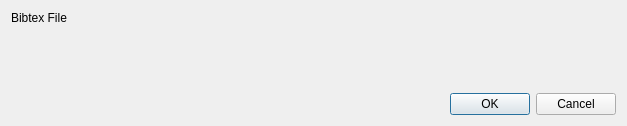
<?xml version="1.0" encoding="UTF-8"?>
<ui version="4.0">
 <class>PreferencesDialog</class>
 <widget class="QDialog" name="PreferencesDialog">
  <property name="geometry">
   <rect>
    <x>0</x>
    <y>0</y>
    <width>627</width>
    <height>126</height>
   </rect>
  </property>
  <property name="windowTitle">
   <string>Dialog</string>
  </property>
  <layout class="QVBoxLayout" name="verticalLayout">
   <item>
    <layout class="QFormLayout" name="formLayout">
     <property name="sizeConstraint">
      <enum>QLayout::SetNoConstraint</enum>
     </property>
     <property name="fieldGrowthPolicy">
      <enum>QFormLayout::ExpandingFieldsGrow</enum>
     </property>
     <item row="0" column="0">
      <widget class="QLabel" name="bibtexFileLabel">
       <property name="text">
        <string>Bibtex File</string>
       </property>
      </widget>
     </item>
     <item row="0" column="1">
      <widget class="FileBrowserInputWidget" name="bibtexFileBrowse" native="true"/>
     </item>
    </layout>
   </item>
   <item>
    <widget class="QDialogButtonBox" name="buttonBox">
     <property name="orientation">
      <enum>Qt::Horizontal</enum>
     </property>
     <property name="standardButtons">
      <set>QDialogButtonBox::Cancel|QDialogButtonBox::Ok</set>
     </property>
    </widget>
   </item>
  </layout>
 </widget>
 <customwidgets>
  <customwidget>
   <class>FileBrowserInputWidget</class>
   <extends>QWidget</extends>
   <header>filebrowserinputwidget.h</header>
   <container>1</container>
  </customwidget>
 </customwidgets>
 <resources/>
 <connections>
  <connection>
   <sender>buttonBox</sender>
   <signal>accepted()</signal>
   <receiver>PreferencesDialog</receiver>
   <slot>accept()</slot>
   <hints>
    <hint type="sourcelabel">
     <x>248</x>
     <y>254</y>
    </hint>
    <hint type="destinationlabel">
     <x>157</x>
     <y>274</y>
    </hint>
   </hints>
  </connection>
  <connection>
   <sender>buttonBox</sender>
   <signal>rejected()</signal>
   <receiver>PreferencesDialog</receiver>
   <slot>reject()</slot>
   <hints>
    <hint type="sourcelabel">
     <x>316</x>
     <y>260</y>
    </hint>
    <hint type="destinationlabel">
     <x>286</x>
     <y>274</y>
    </hint>
   </hints>
  </connection>
 </connections>
</ui>
